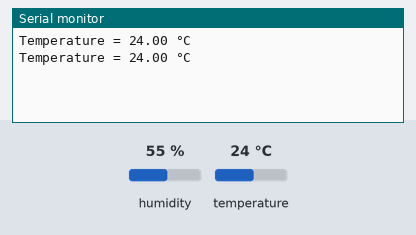
Recording of a sketch running on a simulated Arduino Mega 2560, built with avr-gcc and run on an emulated ATmega2560. Parts: the last lines printed to the serial monitor. Inputs (shaded band) come from the test bench; at power-on: temperature 24 °C, humidity 55 %.

Above: at 10.8 s.
10.9 s: temperature set to 12 °C
At 20.7 s:
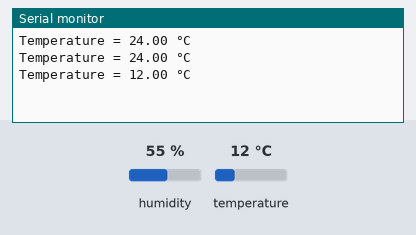
20.9 s: temperature set to 19 °C
At 30.5 s:
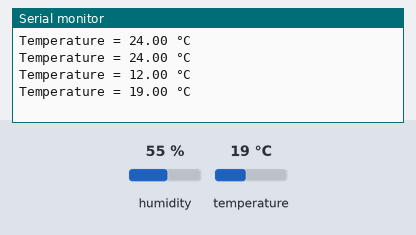
Timing chart, 0 to 32.0 s (numbered marks = the images above; inputs shaded):
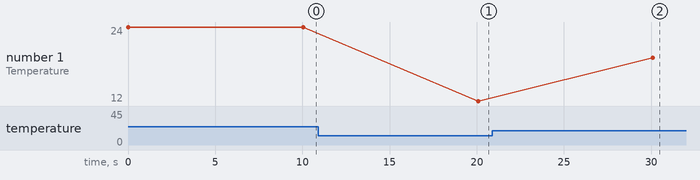

The sketch:

PHY_Tx.ino
```cpp
String sendMessage;
String receivedMessage;
#include "DHT.h"

//Define the temperature pin
#define DHTPIN 2

// Define the temperature sensor type
#define DHTTYPE DHT11

// Declare an object of type DHT
DHT dht(DHTPIN, DHTTYPE);


void setup() {
  Serial.begin(9600);    // Initialize the Serial monitor for debugging
  Serial1.begin(9600);   // Initialize Serial1 for sending data

  // Initialize the sensor DHT11
  dht.begin();
}


void loop() {

  //Read
  Serial.println("Temperature = " + String(dht.readTemperature())+" °C");

  sendMessage = String(dht.readTemperature());

  //Send
  Serial1.println(sendMessage);
  sendMessage = "";


  delay(10000);
}
```

Measured:
- after the input at 10.9 s, the serial monitor: prints a new line after 9.2 s (image 1)
- after the input at 20.9 s, the serial monitor: prints a new line after 9.2 s (image 2)
- plotted number 1: 24 → 12 after the input at 10.9 s, 12 → 19 after the input at 20.9 s
